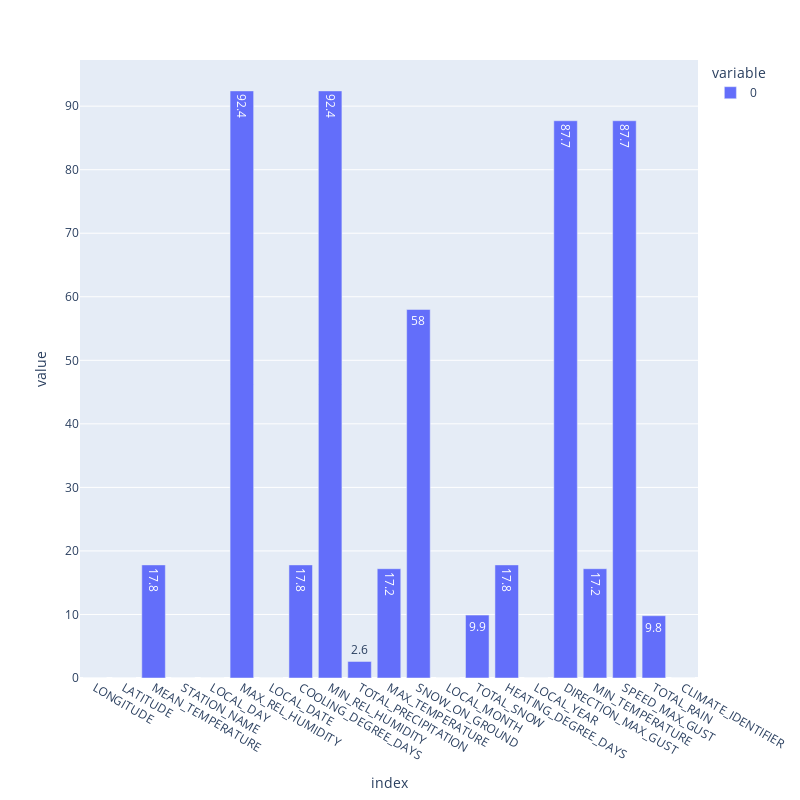

Notebook code cell kept with this figure:
### Code cell
percent_missing = weather_df.isnull().sum() * 100 / len(weather_df)
#sns.barplot(percent_missing)
round_nums = round(percent_missing,1)
fig = px.bar(round_nums,
             text_auto = True)


fig.update_layout(
    autosize=False,
    width=800,
    height=800,
)
fig.show()

### Figure 1 — Plotly figure (JSON) as saved in the notebook; plotly's stock layout.template omitted (floating-point values rounded to 4 significant figures)
{"data": [{"alignmentgroup": "True", "hovertemplate": "variable=0<br>index=%{x}<br>value=%{y}<extra></extra>", "legendgroup": "0", "marker": {"color": "#636efa", "pattern": {"shape": ""}}, "name": "0", "offsetgroup": "0", "orientation": "v", "showlegend": true, "textposition": "auto", "texttemplate": "%{y}", "x": ["LONGITUDE", "LATITUDE", "MEAN_TEMPERATURE", "STATION_NAME", "LOCAL_DAY", "MAX_REL_HUMIDITY", "LOCAL_DATE", "COOLING_DEGREE_DAYS", "MIN_REL_HUMIDITY", "TOTAL_PRECIPITATION", "MAX_TEMPERATURE", "SNOW_ON_GROUND", "LOCAL_MONTH", "TOTAL_SNOW", "HEATING_DEGREE_DAYS", "LOCAL_YEAR", "DIRECTION_MAX_GUST", "MIN_TEMPERATURE", "SPEED_MAX_GUST", "TOTAL_RAIN", "CLIMATE_IDENTIFIER"], "xaxis": "x", "y": [0, 0, 17.8, 0, 0, 92.4, 0, 17.8, 92.4, 2.6, 17.2, 58, 0, 9.9, 17.8, 0, 87.7, 17.2, 87.7, 9.8, 0], "yaxis": "y", "type": "bar"}], "layout": {"xaxis": {"anchor": "y", "domain": [0, 1], "title": {"text": "index"}}, "yaxis": {"anchor": "x", "domain": [0, 1], "title": {"text": "value"}}, "legend": {"title": {"text": "variable"}, "tracegroupgap": 0}, "margin": {"t": 60}, "barmode": "relative", "autosize": false, "width": 800, "height": 800}}
